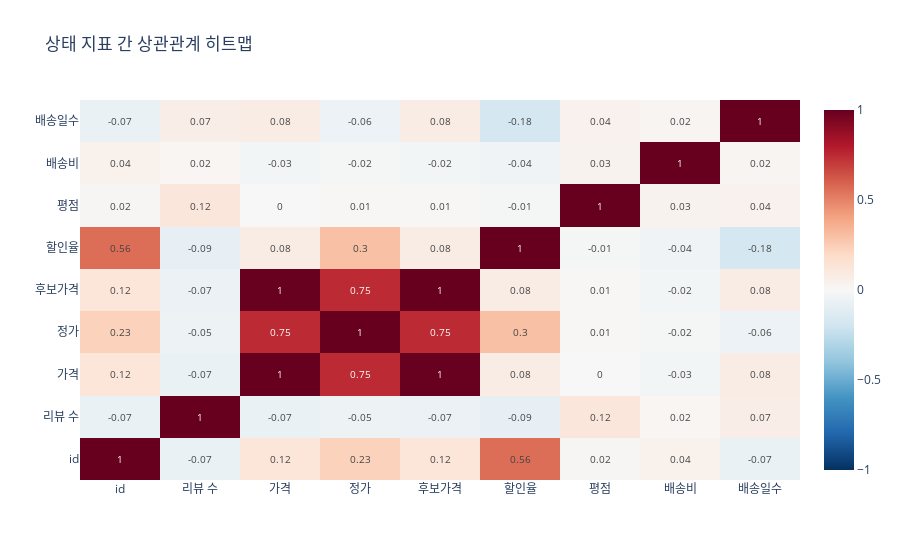

Write notebook code for a chart like this one.
### Markdown cell above
## 5. 상관관계 분석

수치형 변수들 간의 상관관계를 확인합니다.

### Code cell
numeric_df = products_df.select_dtypes(include=['float64', 'int64'])
corr = numeric_df.corr()

# 컬럼명 한글 매핑
column_mapping = {
    'product_id': '상품ID',
    'item_id': '아이템ID',
    'review_count': '리뷰 수',
    'price': '가격',
    'original_price': '정가',
    'candidate_price': '후보가격',
    'discount_rate': '할인율',
    'product_rating': '평점',
    'shipping_fee': '배송비',
    'shipping_days': '배송일수'
}

fig = go.Figure(data=go.Heatmap(
    z=corr.values,
    x=[column_mapping.get(col, col) for col in corr.columns],
    y=[column_mapping.get(col, col) for col in corr.index],
    colorscale='RdBu_r',
    zmin=-1, zmax=1,
    text=corr.values.round(2),
    texttemplate='%{text}',
    textfont=dict(size=10)
))

fig.update_layout(
    title='상태 지표 간 상관관계 히트맵',
    xaxis_showgrid=False,
    yaxis_showgrid=False,
    template='plotly_white'
)
fig.show()

### Figure 1 — Plotly figure (JSON) as saved in the notebook; plotly's stock layout.template omitted (floating-point values rounded to 4 significant figures)
{"data": [{"colorscale": [[0, "rgb(5,48,97)"], [0.1, "rgb(33,102,172)"], [0.2, "rgb(67,147,195)"], [0.3, "rgb(146,197,222)"], [0.4, "rgb(209,229,240)"], [0.5, "rgb(247,247,247)"], [0.6, "rgb(253,219,199)"], [0.7, "rgb(244,165,130)"], [0.8, "rgb(214,96,77)"], [0.9, "rgb(178,24,43)"], [1, "rgb(103,0,31)"]], "text": [[1.0, -0.07, 0.12, 0.23, 0.12, 0.56, 0.02, 0.04, -0.07], [-0.07, 1.0, -0.07, -0.05, -0.07, -0.09, 0.12, 0.02, 0.07], [0.12, -0.07, 1.0, 0.75, 1.0, 0.08, -0.0, -0.03, 0.08], [0.23, -0.05, 0.75, 1.0, 0.75, 0.3, 0.01, -0.02, -0.06], [0.12, -0.07, 1.0, 0.75, 1.0, 0.08, 0.01, -0.02, 0.08], [0.56, -0.09, 0.08, 0.3, 0.08, 1.0, -0.01, -0.04, -0.18], [0.02, 0.12, -0.0, 0.01, 0.01, -0.01, 1.0, 0.03, 0.04], [0.04, 0.02, -0.03, -0.02, -0.02, -0.04, 0.03, 1.0, 0.02], [-0.07, 0.07, 0.08, -0.06, 0.08, -0.18, 0.04, 0.02, 1.0]], "textfont": {"size": 10}, "texttemplate": "%{text}", "type": "heatmap", "x": ["id", "리뷰 수", "가격", "정가", "후보가격", "할인율", "평점", "배송비", "배송일수"], "y": ["id", "리뷰 수", "가격", "정가", "후보가격", "할인율", "평점", "배송비", "배송일수"], "z": [[1.0, -0.0686, 0.1242, 0.2337, 0.1244, 0.561, 0.01625, 0.04413, -0.07088], [-0.0686, 1.0, -0.06583, -0.05349, -0.06529, -0.08545, 0.1179, 0.01689, 0.06515], [0.1242, -0.06583, 1.0, 0.7472, 0.9986, 0.0805, -0.001123, -0.02528, 0.0763], [0.2337, -0.05349, 0.7472, 1.0, 0.7471, 0.3007, 0.008704, -0.01655, -0.0579], [0.1244, -0.06529, 0.9986, 0.7471, 1.0, 0.07785, 0.009462, -0.02416, 0.07749], [0.561, -0.08545, 0.0805, 0.3007, 0.07785, 1.0, -0.01452, -0.04237, -0.1773], [0.01625, 0.1179, -0.001123, 0.008704, 0.009462, -0.01452, 1.0, 0.0348, 0.04076], [0.04413, 0.01689, -0.02528, -0.01655, -0.02416, -0.04237, 0.0348, 1.0, 0.01966], [-0.07088, 0.06515, 0.0763, -0.0579, 0.07749, -0.1773, 0.04076, 0.01966, 1.0]], "zmax": 1, "zmin": -1}], "layout": {"title": {"text": "상태 지표 간 상관관계 히트맵"}, "xaxis": {"showgrid": false}, "yaxis": {"showgrid": false}}}
